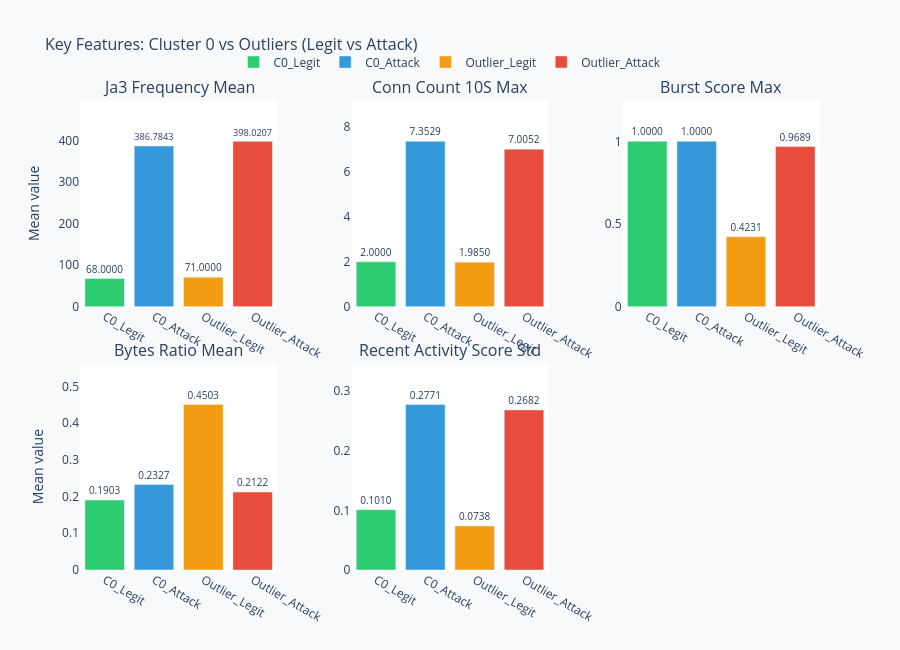

Here is the notebook cell this chart was saved with:
### Code cell
import plotly.graph_objects as go
from plotly.subplots import make_subplots

# Features más discriminantes
discriminant_features = [
    'ja3_frequency_mean',
    'conn_count_10s_max',
    'burst_score_max',
    'bytes_ratio_mean',
    'recent_activity_score_std',
    
]

def format_value(v):
    if pd.isna(v):
        return "NaN"
    elif abs(v) >= 1e-3:
        return f"{v:.4f}"
    else:
        return f"{v:.2e}"

fig_bars = make_subplots(
    rows=2, cols=3,
    subplot_titles=[f.replace('_', ' ').title() for f in discriminant_features],
    vertical_spacing=0.12,
    horizontal_spacing=0.10
)

# NUEVOS grupos coherentes con HDBSCAN
group_names = [
    'C0_Legit',
    'C0_Attack',
    'Outlier_Legit',
    'Outlier_Attack',
]

colors = ['#2ecc71','#3498db', '#f39c12', '#e74c3c']

for idx, feature in enumerate(discriminant_features):
    row = idx // 3 + 1
    col = idx % 3 + 1
    
    values = [
        comparison_df.loc[comparison_df['Feature'] == feature, 'C0_Legit'].values[0],
        comparison_df.loc[comparison_df['Feature'] == feature, 'C0_Attack'].values[0],
        comparison_df.loc[comparison_df['Feature'] == feature, 'Outlier_Legit'].values[0],

        comparison_df.loc[comparison_df['Feature'] == feature, 'Outlier_Attack'].values[0],
    ]
    
    max_val = max([v for v in values if not pd.isna(v)], default=0)
    y_max = max(0.001, max_val * 1.25)
    fig_bars.update_yaxes(range=[0, y_max], row=row, col=col)
    
    for group, value, color in zip(group_names, values, colors):
        fig_bars.add_trace(
            go.Bar(
                x=[group],
                y=[value],
                name=group if idx == 0 else None,
                marker_color=color,
                text=[format_value(value)],
                textposition='outside',
                textfont=dict(size=10),
                showlegend=(idx == 0),
                hovertemplate=(
                    f'<b>{group}</b><br>'
                    f'{feature}: %{{y:.6f}}<extra></extra>'
                )
            ),
            row=row, col=col
        )

fig_bars.update_yaxes(title_text="Mean value", col=1)
fig_bars.update_layout(
    title_text='Key Features: Cluster 0 vs Outliers (Legit vs Attack)',
    title_font_size=16,
    height=650,
    showlegend=True,
    legend=dict(
        orientation="h",
        yanchor="bottom",
        y=1.05,
        xanchor="center",
        x=0.5
    ),
    plot_bgcolor='white',
    paper_bgcolor='#f8f9fa'
)

fig_bars.show()

### Figure 1 — Plotly figure (JSON) as saved in the notebook; plotly's stock layout.template omitted (floating-point values rounded to 4 significant figures)
{"data": [{"hovertemplate": "<b>C0_Legit</b><br>ja3_frequency_mean: %{y:.6f}<extra></extra>", "marker": {"color": "#2ecc71"}, "name": "C0_Legit", "showlegend": true, "text": ["68.0000"], "textfont": {"size": 10}, "textposition": "outside", "type": "bar", "x": ["C0_Legit"], "xaxis": "x", "y": [68], "yaxis": "y"}, {"hovertemplate": "<b>C0_Attack</b><br>ja3_frequency_mean: %{y:.6f}<extra></extra>", "marker": {"color": "#3498db"}, "name": "C0_Attack", "showlegend": true, "text": ["386.7843"], "textfont": {"size": 10}, "textposition": "outside", "type": "bar", "x": ["C0_Attack"], "xaxis": "x", "y": [386.8], "yaxis": "y"}, {"hovertemplate": "<b>Outlier_Legit</b><br>ja3_frequency_mean: %{y:.6f}<extra></extra>", "marker": {"color": "#f39c12"}, "name": "Outlier_Legit", "showlegend": true, "text": ["71.0000"], "textfont": {"size": 10}, "textposition": "outside", "type": "bar", "x": ["Outlier_Legit"], "xaxis": "x", "y": [71], "yaxis": "y"}, {"hovertemplate": "<b>Outlier_Attack</b><br>ja3_frequency_mean: %{y:.6f}<extra></extra>", "marker": {"color": "#e74c3c"}, "name": "Outlier_Attack", "showlegend": true, "text": ["398.0207"], "textfont": {"size": 10}, "textposition": "outside", "type": "bar", "x": ["Outlier_Attack"], "xaxis": "x", "y": [398.0], "yaxis": "y"}, {"hovertemplate": "<b>C0_Legit</b><br>conn_count_10s_max: %{y:.6f}<extra></extra>", "marker": {"color": "#2ecc71"}, "showlegend": false, "text": ["2.0000"], "textfont": {"size": 10}, "textposition": "outside", "type": "bar", "x": ["C0_Legit"], "xaxis": "x2", "y": [2], "yaxis": "y2"}, {"hovertemplate": "<b>C0_Attack</b><br>conn_count_10s_max: %{y:.6f}<extra></extra>", "marker": {"color": "#3498db"}, "showlegend": false, "text": ["7.3529"], "textfont": {"size": 10}, "textposition": "outside", "type": "bar", "x": ["C0_Attack"], "xaxis": "x2", "y": [7.353], "yaxis": "y2"}, {"hovertemplate": "<b>Outlier_Legit</b><br>conn_count_10s_max: %{y:.6f}<extra></extra>", "marker": {"color": "#f39c12"}, "showlegend": false, "text": ["1.9850"], "textfont": {"size": 10}, "textposition": "outside", "type": "bar", "x": ["Outlier_Legit"], "xaxis": "x2", "y": [1.985], "yaxis": "y2"}, {"hovertemplate": "<b>Outlier_Attack</b><br>conn_count_10s_max: %{y:.6f}<extra></extra>", "marker": {"color": "#e74c3c"}, "showlegend": false, "text": ["7.0052"], "textfont": {"size": 10}, "textposition": "outside", "type": "bar", "x": ["Outlier_Attack"], "xaxis": "x2", "y": [7.005], "yaxis": "y2"}, {"hovertemplate": "<b>C0_Legit</b><br>burst_score_max: %{y:.6f}<extra></extra>", "marker": {"color": "#2ecc71"}, "showlegend": false, "text": ["1.0000"], "textfont": {"size": 10}, "textposition": "outside", "type": "bar", "x": ["C0_Legit"], "xaxis": "x3", "y": [1], "yaxis": "y3"}, {"hovertemplate": "<b>C0_Attack</b><br>burst_score_max: %{y:.6f}<extra></extra>", "marker": {"color": "#3498db"}, "showlegend": false, "text": ["1.0000"], "textfont": {"size": 10}, "textposition": "outside", "type": "bar", "x": ["C0_Attack"], "xaxis": "x3", "y": [1], "yaxis": "y3"}, {"hovertemplate": "<b>Outlier_Legit</b><br>burst_score_max: %{y:.6f}<extra></extra>", "marker": {"color": "#f39c12"}, "showlegend": false, "text": ["0.4231"], "textfont": {"size": 10}, "textposition": "outside", "type": "bar", "x": ["Outlier_Legit"], "xaxis": "x3", "y": [0.4231], "yaxis": "y3"}, {"hovertemplate": "<b>Outlier_Attack</b><br>burst_score_max: %{y:.6f}<extra></extra>", "marker": {"color": "#e74c3c"}, "showlegend": false, "text": ["0.9689"], "textfont": {"size": 10}, "textposition": "outside", "type": "bar", "x": ["Outlier_Attack"], "xaxis": "x3", "y": [0.9689], "yaxis": "y3"}, {"hovertemplate": "<b>C0_Legit</b><br>bytes_ratio_mean: %{y:.6f}<extra></extra>", "marker": {"color": "#2ecc71"}, "showlegend": false, "text": ["0.1903"], "textfont": {"size": 10}, "textposition": "outside", "type": "bar", "x": ["C0_Legit"], "xaxis": "x4", "y": [0.1903], "yaxis": "y4"}, {"hovertemplate": "<b>C0_Attack</b><br>bytes_ratio_mean: %{y:.6f}<extra></extra>", "marker": {"color": "#3498db"}, "showlegend": false, "text": ["0.2327"], "textfont": {"size": 10}, "textposition": "outside", "type": "bar", "x": ["C0_Attack"], "xaxis": "x4", "y": [0.2327], "yaxis": "y4"}, {"hovertemplate": "<b>Outlier_Legit</b><br>bytes_ratio_mean: %{y:.6f}<extra></extra>", "marker": {"color": "#f39c12"}, "showlegend": false, "text": ["0.4503"], "textfont": {"size": 10}, "textposition": "outside", "type": "bar", "x": ["Outlier_Legit"], "xaxis": "x4", "y": [0.4503], "yaxis": "y4"}, {"hovertemplate": "<b>Outlier_Attack</b><br>bytes_ratio_mean: %{y:.6f}<extra></extra>", "marker": {"color": "#e74c3c"}, "showlegend": false, "text": ["0.2122"], "textfont": {"size": 10}, "textposition": "outside", "type": "bar", "x": ["Outlier_Attack"], "xaxis": "x4", "y": [0.2122], "yaxis": "y4"}, {"hovertemplate": "<b>C0_Legit</b><br>recent_activity_score_std: %{y:.6f}<extra></extra>", "marker": {"color": "#2ecc71"}, "showlegend": false, "text": ["0.1010"], "textfont": {"size": 10}, "textposition": "outside", "type": "bar", "x": ["C0_Legit"], "xaxis": "x5", "y": [0.101], "yaxis": "y5"}, {"hovertemplate": "<b>C0_Attack</b><br>recent_activity_score_std: %{y:.6f}<extra></extra>", "marker": {"color": "#3498db"}, "showlegend": false, "text": ["0.2771"], "textfont": {"size": 10}, "textposition": "outside", "type": "bar", "x": ["C0_Attack"], "xaxis": "x5", "y": [0.2771], "yaxis": "y5"}, {"hovertemplate": "<b>Outlier_Legit</b><br>recent_activity_score_std: %{y:.6f}<extra></extra>", "marker": {"color": "#f39c12"}, "showlegend": false, "text": ["0.0738"], "textfont": {"size": 10}, "textposition": "outside", "type": "bar", "x": ["Outlier_Legit"], "xaxis": "x5", "y": [0.07378], "yaxis": "y5"}, {"hovertemplate": "<b>Outlier_Attack</b><br>recent_activity_score_std: %{y:.6f}<extra></extra>", "marker": {"color": "#e74c3c"}, "showlegend": false, "text": ["0.2682"], "textfont": {"size": 10}, "textposition": "outside", "type": "bar", "x": ["Outlier_Attack"], "xaxis": "x5", "y": [0.2682], "yaxis": "y5"}], "layout": {"annotations": [{"font": {"size": 16}, "showarrow": false, "text": "Ja3 Frequency Mean", "x": 0.1333, "xanchor": "center", "xref": "paper", "y": 1, "yanchor": "bottom", "yref": "paper"}, {"font": {"size": 16}, "showarrow": false, "text": "Conn Count 10S Max", "x": 0.5, "xanchor": "center", "xref": "paper", "y": 1, "yanchor": "bottom", "yref": "paper"}, {"font": {"size": 16}, "showarrow": false, "text": "Burst Score Max", "x": 0.8667, "xanchor": "center", "xref": "paper", "y": 1, "yanchor": "bottom", "yref": "paper"}, {"font": {"size": 16}, "showarrow": false, "text": "Bytes Ratio Mean", "x": 0.1333, "xanchor": "center", "xref": "paper", "y": 0.44, "yanchor": "bottom", "yref": "paper"}, {"font": {"size": 16}, "showarrow": false, "text": "Recent Activity Score Std", "x": 0.5, "xanchor": "center", "xref": "paper", "y": 0.44, "yanchor": "bottom", "yref": "paper"}], "height": 650, "legend": {"orientation": "h", "x": 0.5, "xanchor": "center", "y": 1.05, "yanchor": "bottom"}, "paper_bgcolor": "#f8f9fa", "plot_bgcolor": "white", "showlegend": true, "title": {"font": {"size": 16}, "text": "Key Features: Cluster 0 vs Outliers (Legit vs Attack)"}, "xaxis": {"anchor": "y", "domain": [0, 0.2667]}, "xaxis2": {"anchor": "y2", "domain": [0.3667, 0.6333]}, "xaxis3": {"anchor": "y3", "domain": [0.7333, 1]}, "xaxis4": {"anchor": "y4", "domain": [0, 0.2667]}, "xaxis5": {"anchor": "y5", "domain": [0.3667, 0.6333]}, "xaxis6": {"anchor": "y6", "domain": [0.7333, 1]}, "yaxis": {"anchor": "x", "domain": [0.56, 1], "range": [0, 497.5], "title": {"text": "Mean value"}}, "yaxis2": {"anchor": "x2", "domain": [0.56, 1], "range": [0, 9.191]}, "yaxis3": {"anchor": "x3", "domain": [0.56, 1], "range": [0, 1.25]}, "yaxis4": {"anchor": "x4", "domain": [0, 0.44], "range": [0, 0.5629], "title": {"text": "Mean value"}}, "yaxis5": {"anchor": "x5", "domain": [0, 0.44], "range": [0, 0.3464]}, "yaxis6": {"anchor": "x6", "domain": [0, 0.44]}}}
